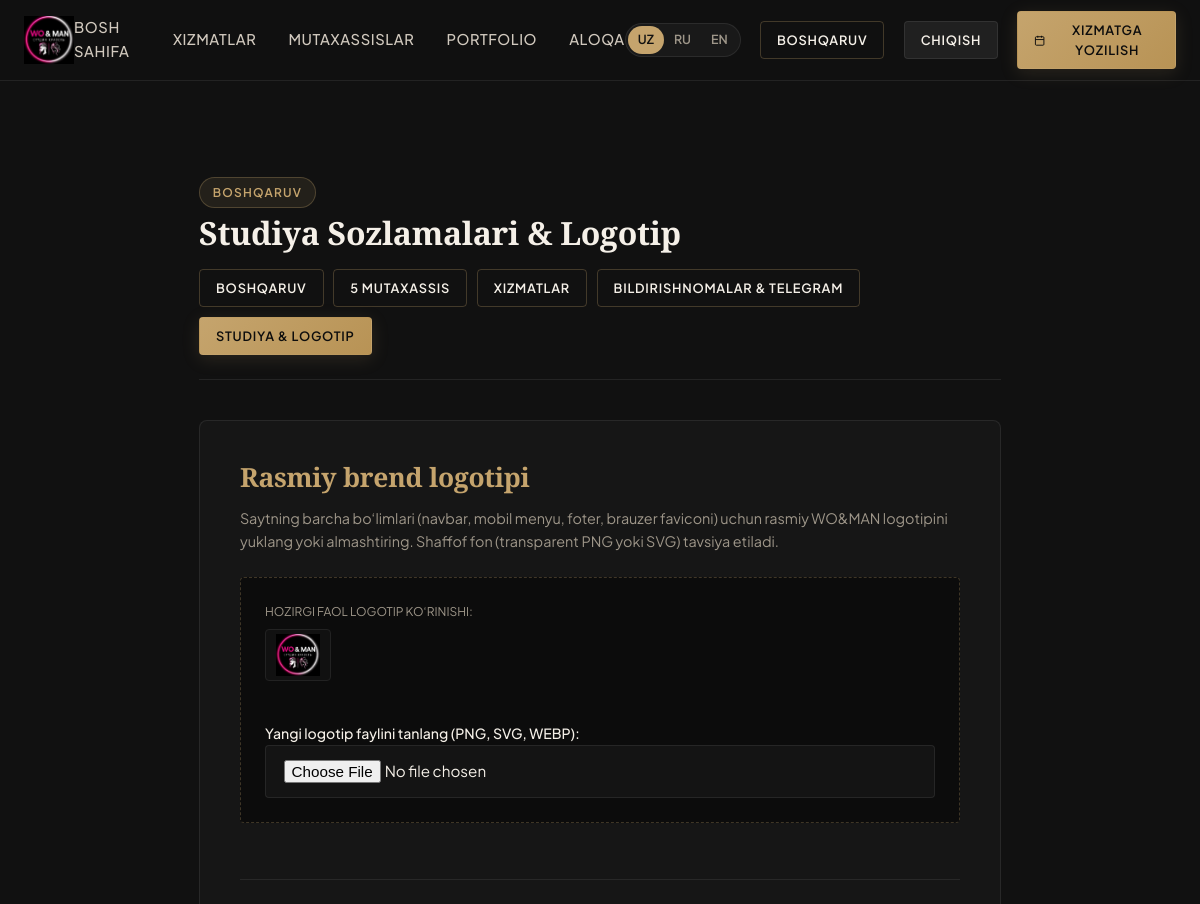
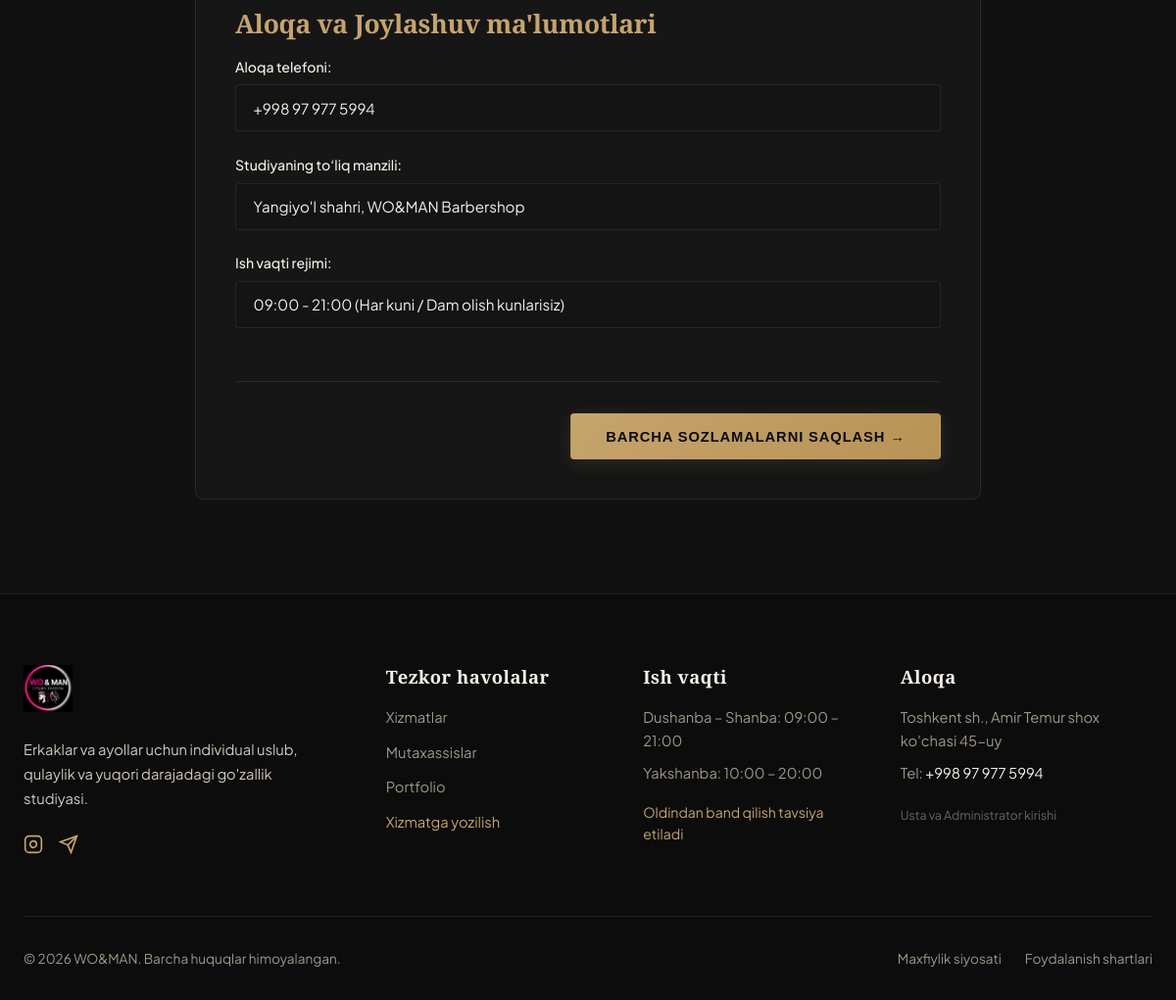
The app's page /admin/settings (signed in) with its own data (2 pictures, top to bottom).
### app/models.py (models this page shows)
class StudioSetting(db.Model):
    __tablename__ = 'studio_settings'
    key = db.Column(db.String(64), primary_key=True)
    value = db.Column(db.Text, nullable=True)
    description = db.Column(db.String(255), nullable=True)
    updated_at = db.Column(db.DateTime, default=datetime.utcnow, onupdate=datetime.utcnow)

### app/routes/admin.py (the view, shortened to what this page needs)
@admin_bp.route('/settings', methods=['GET', 'POST'])
@admin_required
def settings():
    settings_dict = {s.key: s.value for s in StudioSetting.query.all()}
    return render_template('admin/settings.html', settings=settings_dict)

### app/i18n/translations.py (called while the page is built)
def get_text(key: str, lang: str = 'uz', default: str = None) -> str:
    if lang not in TRANSLATIONS:
        lang = 'uz'
    return TRANSLATIONS[lang].get(key, TRANSLATIONS['uz'].get(key, default or key))

### app/routes/auth.py (called while the page is built)
def admin_required(f):
    @wraps(f)
    def decorated_function(*args, **kwargs):
        if not session.get('user_id') or session.get('role') != 'admin':
            flash("Ushbu bo‘lim faqat administratorlar uchun mo‘ljallangan.", "error")
            return redirect(url_for('auth.login', next=request.url))
        return f(*args, **kwargs)
    return decorated_function

### app/templates/admin/settings.html (shortened to what this page needs)
{% extends 'base.html' %}
{% block content %}
<div class="container section-spacing" style="max-width: 850px;">
  <div style="display: flex; justify-content: space-between; align-items: center; flex-wrap: wrap; gap: 1rem; border-bottom: 1px solid var(--color-border); padding-bottom: 1.5rem; margin-bottom: 2.5rem;">
    <div>
      <span class="badge-gold" style="margin-bottom: 0.3rem;">Boshqaruv</span>
      <h1 style="font-size: 2rem;">Studiya Sozlamalari &amp; Logotip</h1>
    </div>
    <div style="display: flex; flex-wrap: wrap; gap: 0.6rem;">
      <a href="/admin/dashboard" class="btn btn-outline btn-sm">Boshqaruv</a>
      <a href="/admin/professionals" class="btn btn-outline btn-sm">5 Mutaxassis</a>
      <a href="/admin/services" class="btn btn-outline btn-sm">Xizmatlar</a>
      <a href="/admin/notifications" class="btn btn-outline btn-sm">Bildirishnomalar &amp; Telegram</a>
      <a href="/admin/settings" class="btn btn-gold btn-sm">Studiya &amp; Logotip</a>
    </div>
  </div>
  <div class="luxury-card" style="padding: 2.5rem;">
    <form method="POST" action="/admin/settings" enctype="multipart/form-data">
      <div style="border-bottom: 1px solid var(--color-border); padding-bottom: 2rem; margin-bottom: 2rem;">
        <h3 style="color: var(--color-gold); margin-bottom: 0.8rem;">Rasmiy brend logotipi</h3>
        <p style="font-size: 0.9rem; color: var(--color-stone); margin-bottom: 1.5rem; line-height: 1.6;">
          Saytning barcha bo‘limlari (navbar, mobil menyu, foter, brauzer faviconi) uchun rasmiy WO&amp;MAN logotipini yuklang yoki almashtiring. Shaffof fon (transparent PNG yoki SVG) tavsiya etiladi.
        </p>
        <div style="display: flex; align-items: center; gap: 2rem; flex-wrap: wrap; background: #0c0c0c; border: 1px dashed var(--color-border-gold); padding: 1.5rem; border-radius: var(--radius-sm); margin-bottom: 1.5rem;">
          <div>
            <div style="font-size: 0.75rem; text-transform: uppercase; color: var(--color-stone); margin-bottom: 0.5rem;">Hozirgi faol logotip ko‘rinishi:</div>
            <img src="{{ g.brand_logo_path }}" alt="WO&amp;MAN Logo" style="height: 52px; object-fit: contain; background: #111; padding: 4px 10px; border-radius: 4px; border: 1px solid #222;">
          </div>
          <div style="flex-grow: 1;">
            <label class="form-label">Yangi logotip faylini tanlang (PNG, SVG, WEBP):</label>
            <input type="file" name="logo_file" class="form-input" accept="image/*">
          </div>
        </div>
      </div>
      <div style="border-bottom: 1px solid var(--color-border); padding-bottom: 2rem; margin-bottom: 2rem;">
        <h3 style="color: var(--color-gold); margin-bottom: 1rem;">Aloqa va Joylashuv ma'lumotlari</h3>
        <div class="form-group">
          <label class="form-label">Aloqa telefoni:</label>
          <input type="text" name="studio_phone" value="{{ settings.get('studio_phone', '+998 71 200 00 20') }}" class="form-input">
        </div>
        <div class="form-group">
          <label class="form-label">Studiyaning to‘liq manzili:</label>
          <input type="text" name="studio_address" value="{{ settings.get('studio_address', 'Toshkent shahri, Amir Temur shox ko\'chasi, 45-uy') }}" class="form-input">
        </div>
        <div class="form-group">
          <label class="form-label">Ish vaqti rejimi:</label>
          <input type="text" name="studio_working_hours" value="{{ settings.get('studio_working_hours', '09:00 - 21:00 (Har kuni)') }}" class="form-input">
        </div>
      </div>
      <div style="text-align: right;">
        <button type="submit" class="btn btn-gold" style="padding: 0.9rem 2.2rem;">
          Barcha sozlamalarni saqlash &rarr;
        </button>
      </div>
    </form>
  </div>
</div>
{% endblock %}

### app/templates/base.html (shortened to what this page needs)
<!DOCTYPE html>
<html lang="{{ g.lang }}">
<head>
  <link rel="stylesheet" href="/static/css/luxury.css">
</head>
<body>
  <header class="luxury-navbar" id="main-nav">
    <div class="container nav-container">
      <a href="/" class="brand-logo-link" aria-label="WO&amp;MAN Bosh sahifa">
        <img src="{{ g.brand_logo_path }}" alt="WO&amp;MAN Logo" class="brand-logo-img" id="official-logo-asset">
      </a>
      <nav aria-label="Asosiy menyu" class="nav-menu">
        <a href="/" class="nav-item-link {% if request.endpoint == 'main.home' %}active{% endif %}">{{ g.t('nav_home') }}</a>
        <a href="/services" class="nav-item-link {% if request.endpoint == 'main.services' %}active{% endif %}">{{ g.t('nav_services') }}</a>
        <a href="/professionals" class="nav-item-link {% if request.endpoint == 'main.professionals' or request.endpoint == 'main.professional_detail' %}active{% endif %}">{{ g.t('nav_pros') }}</a>
        <a href="/portfolio" class="nav-item-link {% if request.endpoint == 'main.portfolio' %}active{% endif %}">{{ g.t('nav_portfolio') }}</a>
        <a href="/contact" class="nav-item-link {% if request.endpoint == 'main.contact' %}active{% endif %}">{{ g.t('nav_contact') }}</a>
      </nav>
      <div style="display: flex; align-items: center; gap: 1.2rem;">
        <div class="lang-switcher" aria-label="Tilni tanlash / Выбор языка">
          <a href="/set-language/uz" class="lang-btn {% if g.lang == 'uz' %}active{% endif %}">UZ</a>
          <a href="/set-language/ru" class="lang-btn {% if g.lang == 'ru' %}active{% endif %}">RU</a>
          <a href="/set-language/en" class="lang-btn {% if g.lang == 'en' %}active{% endif %}">EN</a>
        </div>
        {% if session.get('user_id') %}
          {% if session.get('role') == 'admin' %}
            <a href="/admin/dashboard" class="btn btn-outline btn-sm">Boshqaruv</a>
          {% elif session.get('role') == 'professional' %}
            <a href="/pro/dashboard" class="btn btn-outline btn-sm">Kabinetim</a>
          {% endif %}
          <a href="/logout" class="btn btn-dark btn-sm" title="{{ g.t('nav_logout') }}">Chiqish</a>
        {% else %}
          <a href="/login" class="btn btn-dark btn-sm" style="display: none;" id="portal-login-link">Kirish</a>
        {% endif %}
        <a href="/book" class="btn btn-gold btn-sm" id="nav-book-cta">
          <svg width="15" height="15" viewBox="0 0 24 24" fill="none" stroke="currentColor" stroke-width="2"><rect x="3" y="4" width="18" height="18" rx="2" ry="2"></rect><line x1="16" y1="2" x2="16" y2="6"></line><line x1="8" y1="2" x2="8" y2="6"></line><line x1="3" y1="10" x2="21" y2="10"></line></svg>
          {{ g.t('nav_book') }}
        </a>
      </div>
    </div>
  </header>
  <main>
    {% block content %}{% endblock %}
  </main>
  <footer class="luxury-footer">
    <div class="container">
      <div class="footer-grid">
        <div>
          <img src="{{ g.brand_logo_path }}" alt="WO&amp;MAN" style="height: 48px; margin-bottom: 1.2rem;">
          <p style="font-size: 0.92rem; line-height: 1.7; max-width: 320px;">
            {{ g.t('footer_desc') }}
          </p>
          <div style="display: flex; gap: 1rem; margin-top: 1.5rem;">
            <a href="https://instagram.com/woman_tashkent" target="_blank" rel="noopener" aria-label="Instagram" style="color: var(--color-gold);">
              <svg width="20" height="20" viewBox="0 0 24 24" fill="none" stroke="currentColor" stroke-width="2"><rect x="2" y="2" width="20" height="20" rx="5" ry="5"></rect><path d="M16 11.37A4 4 0 1 1 12.63 8 4 4 0 0 1 16 11.37z"></path><line x1="17.5" y1="6.5" x2="17.51" y2="6.5"></line></svg>
            </a>
            <a href="https://t.me/woman_grooming" target="_blank" rel="noopener" aria-label="Telegram" style="color: var(--color-gold);">
              <svg width="20" height="20" viewBox="0 0 24 24" fill="none" stroke="currentColor" stroke-width="2"><line x1="22" y1="2" x2="11" y2="13"></line><polygon points="22 2 15 22 11 13 2 9 22 2"></polygon></svg>
            </a>
          </div>
        </div>
        <div>
          <h4 style="color: var(--color-ivory); margin-bottom: 1.2rem; font-family: var(--font-serif); letter-spacing: 0.5px;">{{ g.t('footer_quick_links') }}</h4>
          <ul style="list-style: none; display: flex; flex-direction: column; gap: 0.75rem; font-size: 0.92rem;">
            <li><a href="/services" style="color: var(--color-stone);">{{ g.t('nav_services') }}</a></li>
            <li><a href="/professionals" style="color: var(--color-stone);">{{ g.t('nav_pros') }}</a></li>
            <li><a href="/portfolio" style="color: var(--color-stone);">{{ g.t('nav_portfolio') }}</a></li>
            <li><a href="/book" style="color: var(--color-gold);">{{ g.t('nav_book') }}</a></li>
          </ul>
        </div>
        <div>
          <h4 style="color: var(--color-ivory); margin-bottom: 1.2rem; font-family: var(--font-serif); letter-spacing: 0.5px;">{{ g.t('footer_hours') }}</h4>
          <p style="font-size: 0.92rem; color: var(--color-stone); margin-bottom: 0.6rem;">Dushanba – Shanba: 09:00 – 21:00</p>
          <p style="font-size: 0.92rem; color: var(--color-stone); margin-bottom: 1rem;">Yakshanba: 10:00 – 20:00</p>
          <p style="font-size: 0.88rem; color: var(--color-gold);">Oldindan band qilish tavsiya etiladi</p>
        </div>
        <div>
          <h4 style="color: var(--color-ivory); margin-bottom: 1.2rem; font-family: var(--font-serif); letter-spacing: 0.5px;">{{ g.t('nav_contact') }}</h4>
          <p style="font-size: 0.92rem; color: var(--color-stone); margin-bottom: 0.6rem;">Toshkent sh., Amir Temur shox ko'chasi 45-uy</p>
          <p style="font-size: 0.92rem; color: var(--color-stone); margin-bottom: 0.6rem;">Tel: <a href="tel:+998712000020" style="color: var(--color-ivory);">{{ g.studio_phone }}</a></p>
          <p style="font-size: 0.85rem; color: var(--color-stone); margin-top: 1.2rem;">
            <a href="/login" style="color: #666; font-size: 0.78rem;">Usta va Administrator kirishi</a>
          </p>
        </div>
      </div>
      <div class="footer-sub">
        <div>
          &copy; {{ 2026 }} {{ g.t('brand_name') }}. {{ g.t('footer_rights') }}
        </div>
        <div style="display: flex; gap: 1.5rem;">
          <a href="/privacy">{{ g.t('footer_privacy') }}</a>
          <a href="/terms">{{ g.t('footer_terms') }}</a>
        </div>
      </div>
    </div>
  </footer>
</body>
</html>

### records on screen
StudioSetting: brand_logo_path (picture)
StudioSetting: studio_phone "+998 97 977 5994"
StudioSetting: studio_address "Yangiyo'l shahri, WO&MAN Barbershop"
StudioSetting: studio_working_hours "09:00 - 21:00 (Har kuni / Dam olish kunlarisiz)"
StudioSetting: t "WO&MAN"

### other values on screen
{{ g.t('nav_home') }} "BOSH SAHIFA"
{{ g.t('nav_services') }} "XIZMATLAR"
{{ g.t('nav_pros') }} "MUTAXASSISLAR"
{{ g.t('nav_portfolio') }} "PORTFOLIO"
{{ g.t('nav_contact') }} "ALOQA"
{{ g.t('nav_book') }} "XIZMATGA YOZILISH"
{{ g.t('footer_desc') }} "Erkaklar va ayollar uchun individual uslub, qulaylik va yuqori darajadagi go'zallik studiyasi."
{{ g.t('footer_quick_links') }} "Tezkor havolalar"
{{ g.t('nav_services') }} "Xizmatlar"
{{ g.t('nav_pros') }} "Mutaxassislar"
{{ g.t('nav_portfolio') }} "Portfolio"
{{ g.t('nav_book') }} "Xizmatga yozilish"
{{ g.t('footer_hours') }} "Ish vaqti"
{{ g.t('nav_contact') }} "Aloqa"
{{ 2026 }} "2026"
